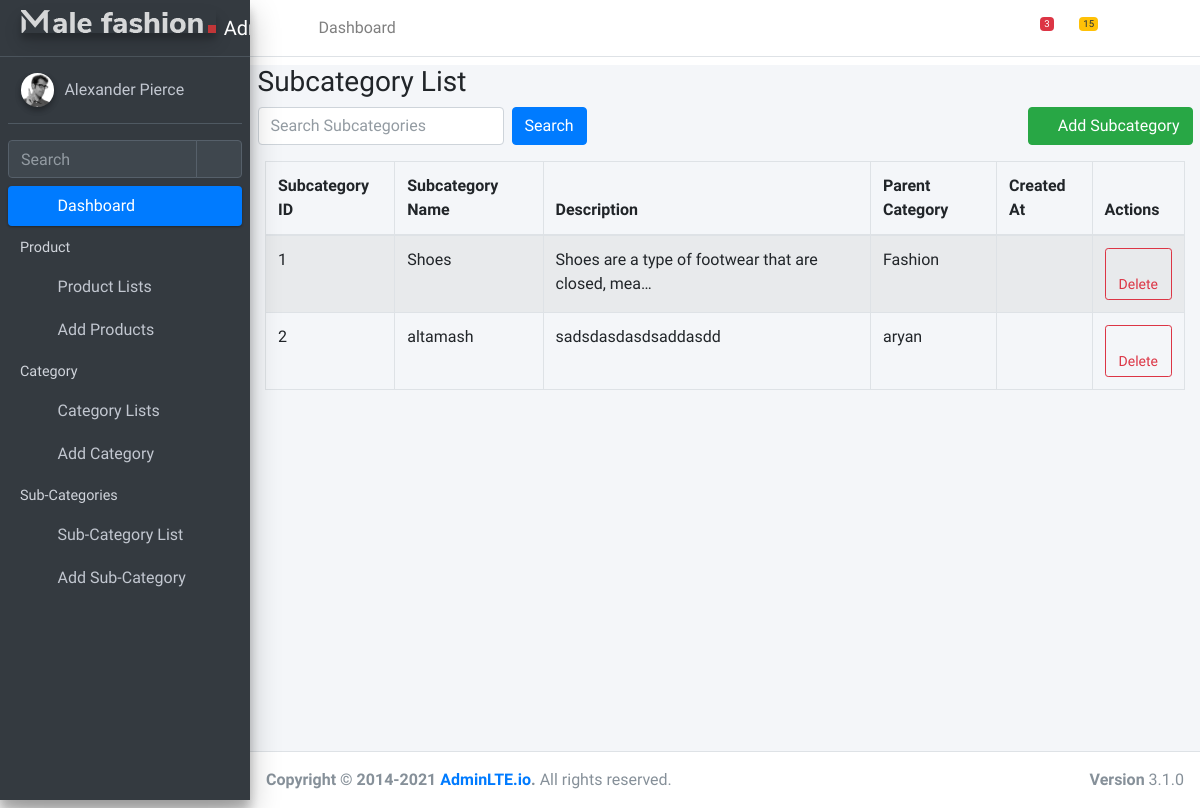
The page /subcategries/ (signed in) on the database its author committed.
### AdminApp/models.py (models this page shows, shortened)
class Subcategory(models.Model):
    name = models.CharField(
        max_length=100,
    )
    category = models.ForeignKey(
        Category,
        on_delete=models.CASCADE,
        related_name='subcategories'
    )
    description = models.TextField(
        blank=True,
        null=True,
    )
    class Meta:
        unique_together = ('name', 'category')
        verbose_name_plural = "Subcategories"

class Category(models.Model):
    name = models.CharField(
        max_length=100,
        unique=True,
    )
    description = models.TextField(
        blank=True,
        null=True,
    )
    created_at = models.DateTimeField(auto_now_add=True)
    class Meta:
        verbose_name_plural = "Categories"

### AdminApp/views.py (the view)
# urls.py: path('subcategries/', SubcategoryListView.as_view(), name='subcatlist'),
class SubcategoryListView(AdminLoginRequiredMixin, View):
    def get(self, request):
        search_query = request.GET.get('search', '')
        subcategory_list = Subcategory.objects.all()
        if search_query:
            subcategory_list = subcategory_list.filter(
                Q(name__icontains=search_query) |
                Q(description__icontains=search_query) |
                Q(category__name__icontains=search_query)
            )
        paginator = Paginator(subcategory_list, 2)
        page = request.GET.get('page', 1)
        try:
            subcategories = paginator.page(page)
        except (PageNotAnInteger, EmptyPage):
            subcategories = paginator.page(1)
        context = {
            'subcategories': subcategories,
            'search_query': search_query
        }
        return render(request, 'admin/subcategries.html', context)

### AdminApp/views.py (called while the page is built)
    def test_func(self):
        return self.request.user.is_authenticated and (self.request.user.is_staff or self.request.user.is_superuser)

### template/admin/subcategries.html (shortened to what this page needs)
{% extends 'admin/ltbase.html' %}
{% load static %}
{% block content %}
<div class="content-wrapper">
  <div class="container mt-2">
    <h3>Subcategory List</h3>
    <div class="row mb-3">
      <div class="col-md-6">
        <form method="get" class="form-inline">
          <input type="text" name="search" class="form-control mr-2"
                 placeholder="Search Subcategories"
                 value="{{ search_query }}">
          <button type="submit" class="btn btn-primary">Search</button>
        </form>
      </div>
      <div class="col-md-6 text-right">
        <a href="{% url 'subcatform' %}" class="btn btn-success">
          <i class="fas fa-plus"></i> Add Subcategory
        </a>
      </div>
    </div>
    <div class="container">
      <table class="table table-bordered table-striped">
        <thead>
          <tr>
            <th>Subcategory ID</th>
            <th>Subcategory Name</th>
            <th>Description</th>
            <th>Parent Category</th>
            <th>Created At</th>
            <th>Actions</th>
          </tr>
        </thead>
        <tbody>
          {% for subcategory in subcategories %}
          <tr>
            <td>{{ subcategory.id }}</td>
            <td>{{ subcategory.name }}</td>
            <td>{{ subcategory.description|truncatechars:50 }}</td>
            <td>{{ subcategory.category.name }}</td>
            <td>{{ subcategory.created_at|date:"d M Y" }}</td>
            <td>
              <div class="btn-group" role="group">
                <a href="{% url 'subcatogdelete' subcategory.id %}"
                   class="btn btn-outline-danger btn-sm">
                  <i class="fas fa-trash"></i> Delete
                </a>
              </div>
            </td>
          </tr>
          {% endfor %}
        </tbody>
      </table>
    </div>
  </div>
</div>
{% endblock %}

### rows shown on the page
Subcategory: id "1", name "Shoes", description "Shoes are a type of footwear that are closed, mea…", category.name "Fashion"
Subcategory: id "2", name "altamash", description "sadsdasdasdsaddasdd", category.name "aryan"
